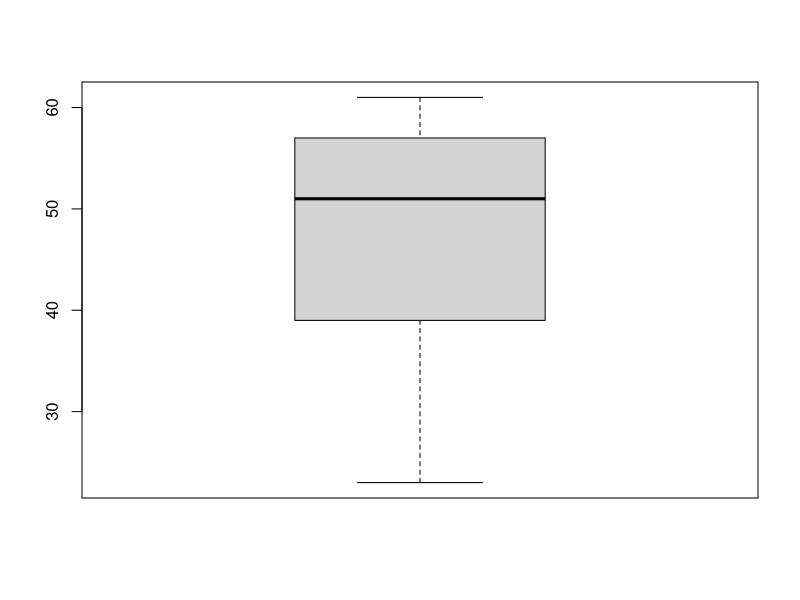
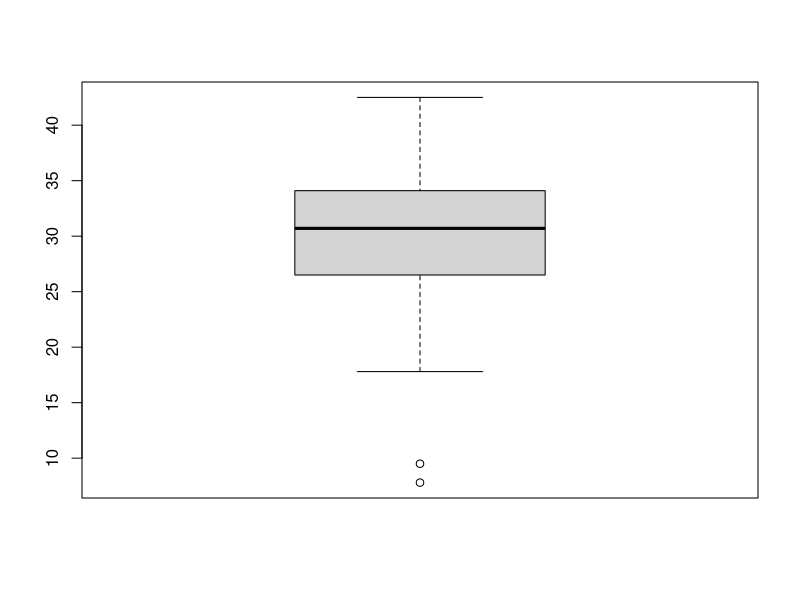
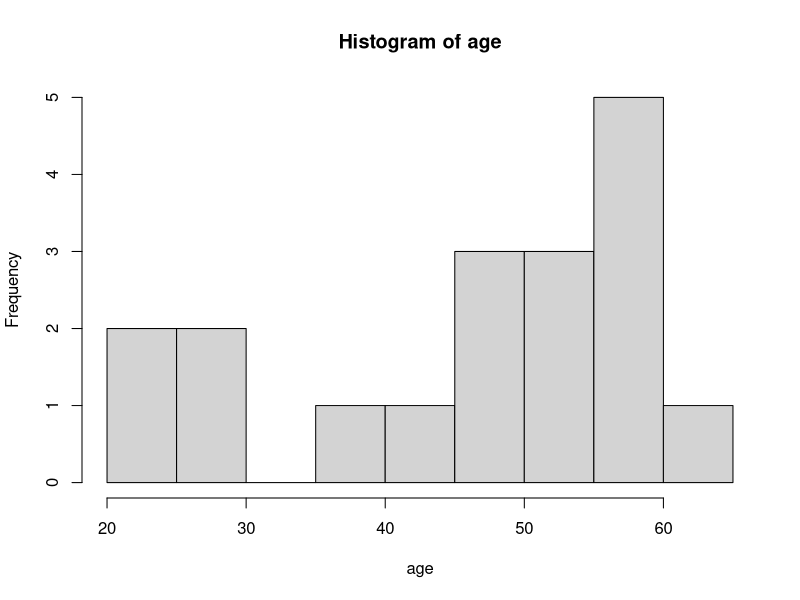
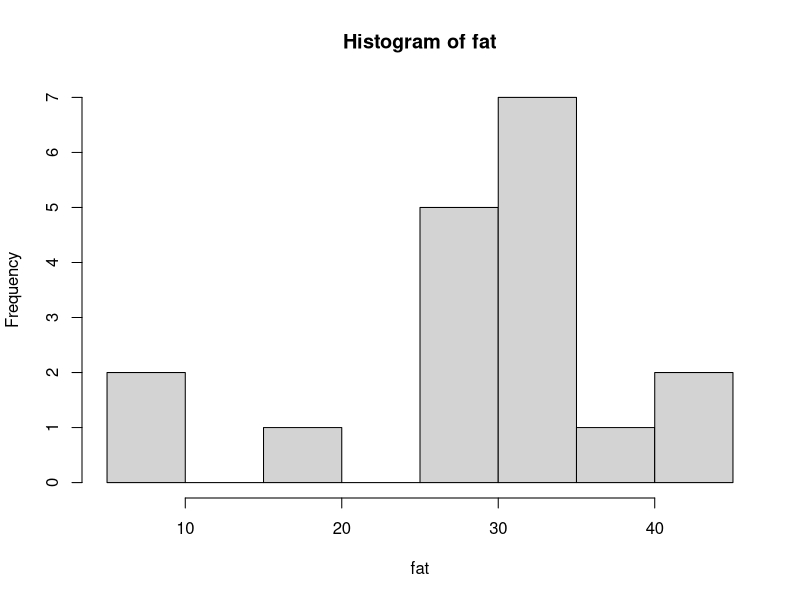
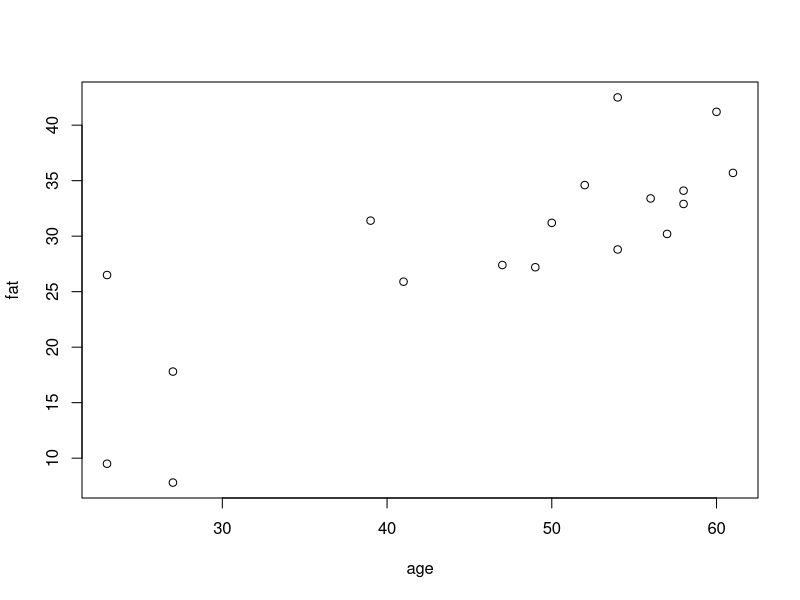

Write R code to recreate these figures, in order.
## ---- chunk 1
knitr::opts_chunk$set(echo = TRUE)
## ---- chunk 2
age = c(23, 23, 27, 27, 39, 41, 47, 49, 50, 52, 54, 54, 56, 57, 58, 58, 60, 61)
fat = c(9.5, 26.5, 7.8, 17.8, 31.4, 25.9, 27.4, 27.2, 31.2, 34.6, 42.5, 28.8, 33.4, 30.2, 34.1, 32.9,
41.2, 35.7)

## ---- chunk 3
mean <-function(x) {
  return((1/length(x)) * sum(x))
}

mean(age)
mean(fat)
## ---- chunk 4
mean2 <-function(x) {
  n = length(x)
  s = 0
  for(i in 1:n) {
    s = s + x[i]
  }
  return(s/n)
}

mean2(age)
mean2(fat)
## ---- chunk 5
median <-function(x) {
  return(sum(x) / length(x))
  
}

population_variance <-function(x) {
  return(mean((x-mean(x))^2))
  
}

sample_variance <-function(x) {
  return(sum((x-mean(x))^2)/(length(x)-1))
  
}

population_stdvar <-function(x) {
  return(sqrt(mean((x-mean(x))^2)))
  
}

sample_stdvar <-function(x) {
  return(sqrt(sum((x-mean(x))^2)/(length(x)-1)))
  
}

median(age)
median(fat)
population_variance(age)
population_variance(fat)
sample_variance(age)
sample_variance(fat)
population_stdvar(age)
population_stdvar(fat)
sample_stdvar(age)
sample_stdvar(fat)
## ---- chunk 6
boxplot(age)

## ---- chunk 7
boxplot(fat)

## ---- chunk 8
hist(age)

## ---- chunk 9
hist(fat)

## ---- chunk 10
plot(age, fat)
## ---- chunk 11
x = c(22, 1, 42, 10)
y = c(20, 0, 36, 8)
## ---- chunk 12
euclid <- function(x, y) {
  return(sqrt(sum((x-y)^2)))
  
}

euclid(x, y)
## ---- chunk 13
supremum <- function(x, y) {
  return(sum(abs(x-y)))
  
}

supremum(x, y)
## ---- chunk 14
minkowski <- function(x, y, p) {
  return((sum((x-y)^p))^(1/p))
  
} 

minkowski(x, y, 1)
minkowski(x, y, 2)
minkowski(x, y, 3)
minkowski(x, y, 10)
## ---- chunk 15
cosine <- function(x, y) {
  return(sum(x*y)/(sqrt(sum(x^2))*sqrt(sum(y^2))))

} 

cosine(x, y)
## ---- chunk 16
x = c(200, 300, 400, 600, 1000)
## ---- chunk 17
minmax.norm <- function(x, newmin, newmax) {
  return(((x-min(x))/(max(x)-min(x)))*(newmax-newmin)-newmin)
  
}

minmax.norm(x, 0, 1)
## ---- chunk 18
zscore.mad.norm <- function(x) {
  return(sum(abs(x-mean(x)))/length(x))
  
}

zscore.mad.norm(x)
## ---- chunk 19
zscore.sd.norm <- function(x) {
  return((x-mean(x))/sample_stdvar(x))
  
}

zscore.sd.norm(x)
## ---- chunk 20
decimal.scaling.norm <- function(x) {
  return(x/10^(nchar(max(x))))
  
}

decimal.scaling.norm(x)
